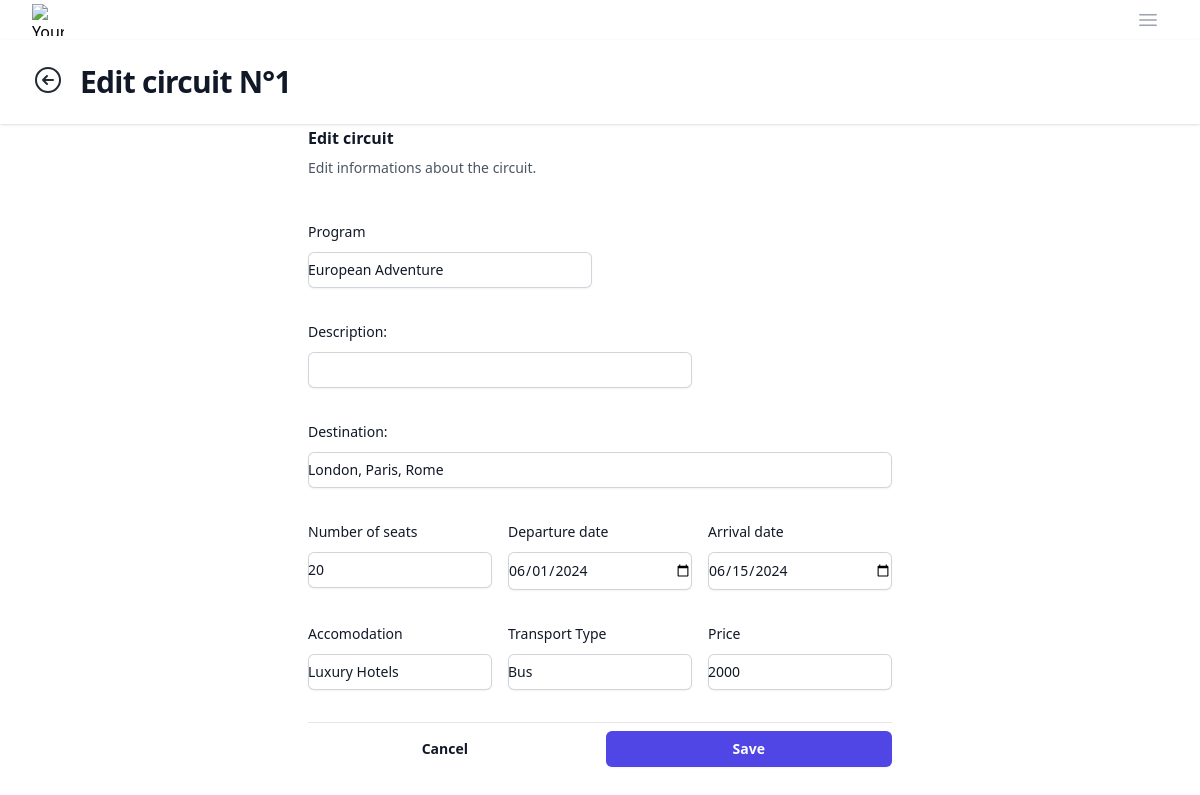
/agency/circuits/edit-circuit?circuitId=1 (signed in), run on the app's committed database.
### tables this page shows
CREATE TABLE IF NOT EXISTS tours (
    id int(7) NOT NULL PRIMARY KEY AUTO_INCREMENT,
    program varchar(255) NOT NULL,
    desciption varchar(255) NOT NULL,
    destination varchar(255) NOT NULL,
    number_of_seats int(7) NOT NULL,
    departure_date date NOT NULL,
    arrival_date date NOT NULL,
    accomodation varchar(255) NOT NULL,
    transport_type varchar(255) NOT NULL,
    price int(7) NOT NULL,
    company_id int(7) NOT NULL REFERENCES companies(id)
);

### views/agency/circuits/edit-circuit.php (the view, shortened to what this page needs)
<?php
require 'config/connect.php';
require 'utils/menu-bar.php';
$id = $_GET['circuitId'];
try {
  $stmt = $pdo->prepare("SELECT * FROM tours WHERE id = :id");
  $stmt->bindParam(':id', $id);
  $stmt->execute();
  $tour = $stmt->fetch(PDO::FETCH_ASSOC);
} catch (PDOException $e) {
  echo "Error: " . $e->getMessage();
}
?>
<html lang="en">
<head>
</head>
<body>
  <header class="bg-white shadow">
    <div class="flex mx-auto max-w-7xl px-4 py-6 sm:px-6 lg:px-8 space-x-4">
      <a href="/travago/agency/circuits" class="text-gray-800">
        <svg xmlns="http://www.w3.org/2000/svg" fill="none" viewBox="0 0 24 24" stroke-width="1.5" stroke="currentColor"
          class="w-8 h-8 text-gray">
          <path stroke-linecap="round" stroke-linejoin="round"
            d="m11.25 9-3 3m0 0 3 3m-3-3h7.5M21 12a9 9 0 1 1-18 0 9 9 0 0 1 18 0Z" />
        </svg>
      </a>
      <h1 class="text-3xl font-bold tracking-tight text-gray-900">
        Edit circuit N°<?php echo $tour['id']; ?>
      </h1>
    </div>
  </header>
  <div class="flex flex-col items-center justify-center w-full lg:w-1/2 mx-auto ">
    <form action="/travago/agency/circuits/edit-circuit?circuitId=<?php echo $id; ?>" method="post" class="w-full px-2">
      <div class="space-y-2">
        <div class="w-full border-b border-gray-900/10 pb-8">
          <h2 class="text-base font-semibold leading-7 text-gray-900">Edit circuit</h2>
          <p class="mt-1 text-sm leading-6 text-gray-600">Edit informations about the circuit.</p>
          <div class="w-full mt-10 grid grid-cols-1 gap-x-2 gap-y-4 lg:gap-x-4 lg:gap-y-8 sm:grid-cols-6">
            <div class="sm:col-span-3">
              <label for="program" class="block text-sm font-medium leading-6 text-gray-900">Program</label>
              <div class="mt-2">
                <input type="text" name="program" value="<?php echo $tour['program']; ?>"
                  class="block w-full rounded-md border-0 py-1.5 text-gray-900 shadow-sm ring-1 ring-inset ring-gray-300 placeholder:text-gray-400 focus:ring-2 focus:ring-inset focus:ring-indigo-600 sm:text-sm sm:leading-6">
              </div>
            </div>
            <div class="sm:col-span-4">
              <label for="description" class="block text-sm font-medium leading-6 text-gray-900">Description:</label>
              <div class="mt-2">
                <input name="description" type="text" value="<?php echo $tour['description']; ?>"
                  class="block w-full rounded-md border-0 py-1.5 text-gray-900 shadow-sm ring-1 ring-inset ring-gray-300 placeholder:text-gray-400 focus:ring-2 focus:ring-inset focus:ring-indigo-600 sm:text-sm sm:leading-6">
              </div>
            </div>
            <div class="col-span-full">
              <label for="destination" class="block text-sm font-medium leading-6 text-gray-900">Destination:</label>
              <div class="mt-2">
                <input type="text" name="destination" value="<?php echo $tour['destination']; ?>"
                  class="block w-full rounded-md border-0 py-1.5 text-gray-900 shadow-sm ring-1 ring-inset ring-gray-300 placeholder:text-gray-400 focus:ring-2 focus:ring-inset focus:ring-indigo-600 sm:text-sm sm:leading-6">
              </div>
            </div>
            <div class="sm:col-span-2 sm:col-start-1">
              <label for="number_of_seats" class="block text-sm font-medium leading-6 text-gray-900">Number of
                seats</label>
              <div class="mt-2">
                <input type="text" name="number_of_seats" value="<?php echo $tour['number_of_seats']; ?>"
                  class="block w-full rounded-md border-0 py-1.5 text-gray-900 shadow-sm ring-1 ring-inset ring-gray-300 placeholder:text-gray-400 focus:ring-2 focus:ring-inset focus:ring-indigo-600 sm:text-sm sm:leading-6">
              </div>
            </div>
            <div class="sm:col-span-2">
              <label for="departure_date" class="block text-sm font-medium leading-6 text-gray-900">Departure
                date</label>
              <div class="mt-2">
                <input type="date" name="departure_date" value="<?php echo $tour['departure_date']; ?>"
                  class="block w-full rounded-md border-0 py-1.5 text-gray-900 shadow-sm ring-1 ring-inset ring-gray-300 placeholder:text-gray-400 focus:ring-2 focus:ring-inset focus:ring-indigo-600 sm:text-sm sm:leading-6">
              </div>
            </div>
            <div class="sm:col-span-2">
              <label for="arrival_date" class="block text-sm font-medium leading-6 text-gray-900">Arrival date</label>
              <div class="mt-2">
                <input type="date" name="arrival_date" value="<?php echo $tour['arrival_date']; ?>"
                  class="block w-full rounded-md border-0 py-1.5 text-gray-900 shadow-sm ring-1 ring-inset ring-gray-300 placeholder:text-gray-400 focus:ring-2 focus:ring-inset focus:ring-indigo-600 sm:text-sm sm:leading-6">
              </div>
            </div>
            <div class="sm:col-span-2 sm:col-start-1">
              <label for="accomodation" class="block text-sm font-medium leading-6 text-gray-900">Accomodation</label>
              <div class="mt-2">
                <input type="text" name="accomodation" value="<?php echo $tour['accomodation']; ?>" class=" block w-full rounded-md border-0 py-1.5 text-gray-900
                  shadow-sm ring-1 ring-inset ring-gray-300 placeholder:text-gray-400 focus:ring-2 focus:ring-inset
                  focus:ring-indigo-600 sm:text-sm sm:leading-6">
              </div>
            </div>
            <div class="sm:col-span-2">
              <label for="transport_type" class="block text-sm font-medium leading-6 text-gray-900">Transport Type
              </label>
              <div class="mt-2">
                <input type="text" name="transport_type" value="<?php echo $tour['transport_type']; ?>"
                  class="block w-full rounded-md border-0 py-1.5 text-gray-900 shadow-sm ring-1 ring-inset ring-gray-300 placeholder:text-gray-400 focus:ring-2 focus:ring-inset focus:ring-indigo-600 sm:text-sm sm:leading-6">
              </div>
            </div>
            <div class="sm:col-span-2">
              <label for="price" class="block text-sm font-medium leading-6 text-gray-900">Price </label>
              <div class="mt-2">
                <input type="text" name="price" value="<?php echo $tour['price']; ?>"
                  class="block w-full rounded-md border-0 py-1.5 text-gray-900 shadow-sm ring-1 ring-inset ring-gray-300 placeholder:text-gray-400 focus:ring-2 focus:ring-inset focus:ring-indigo-600 sm:text-sm sm:leading-6">
              </div>
            </div>
          </div>
        </div>
        <div class="w-full mt-6 flex items-center justify-center gap-x-6">
          <button type="button" class="w-full text-sm font-semibold leading-6 text-gray-900">Cancel</button>
          <button type="submit" name="submit"
            class="w-full rounded-md bg-indigo-600 px-3 py-2 text-sm font-semibold text-white shadow-sm hover:bg-indigo-500 focus-visible:outline focus-visible:outline-2 focus-visible:outline-offset-2 focus-visible:outline-indigo-600">Save</button>
        </div>
    </form>
</body>
</html>

### data on the page
tours: id "1", program "European Adventure", destination "London, Paris, Rome", number_of_seats "20", departure_date "06/01/2024", arrival_date "06/15/2024", accomodation "Luxury Hotels", transport_type "Bus", price "2000"
